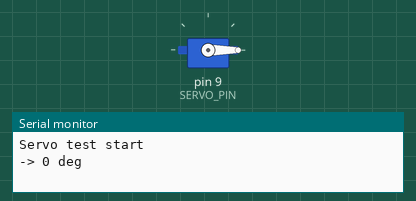
This sketch was run on a simulated Arduino Uno, built with avr-gcc and run on an emulated ATmega328P. On the bench: servo, the last lines printed to the serial monitor.

Above: at 0.05 s.
At 3.0 s:
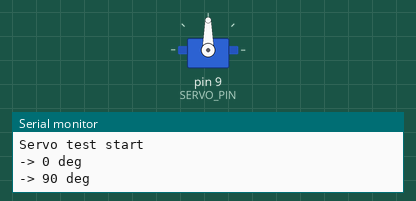
At 6.0 s:
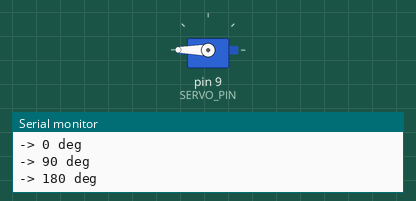
Timing chart, 0 to 7.8 s (numbered marks = the images above):
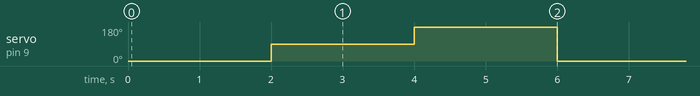

Measured:
- by itself, servo on pin 9 (SERVO_PIN): repeats every 6.0 s: 180° 2.0 s, 0° 2.0 s, 90° 2.0 s

The sketch:

test_servo.ino
```cpp
/*
 * Servo Test – moves to 0°, 90°, 180° every 2 seconds
 * Board : Arduino Uno  (uses built-in Servo library)
 * Pin   : D9
 */

#include <Servo.h>

#define SERVO_PIN  9

Servo srv;

void setup() {
    Serial.begin(9600);
    srv.attach(SERVO_PIN);
    Serial.println("Servo test start");
}

void loop() {
    Serial.println("-> 0 deg");
    srv.write(0);
    delay(2000);

    Serial.println("-> 90 deg");
    srv.write(90);
    delay(2000);

    Serial.println("-> 180 deg");
    srv.write(180);
    delay(2000);
}
```
